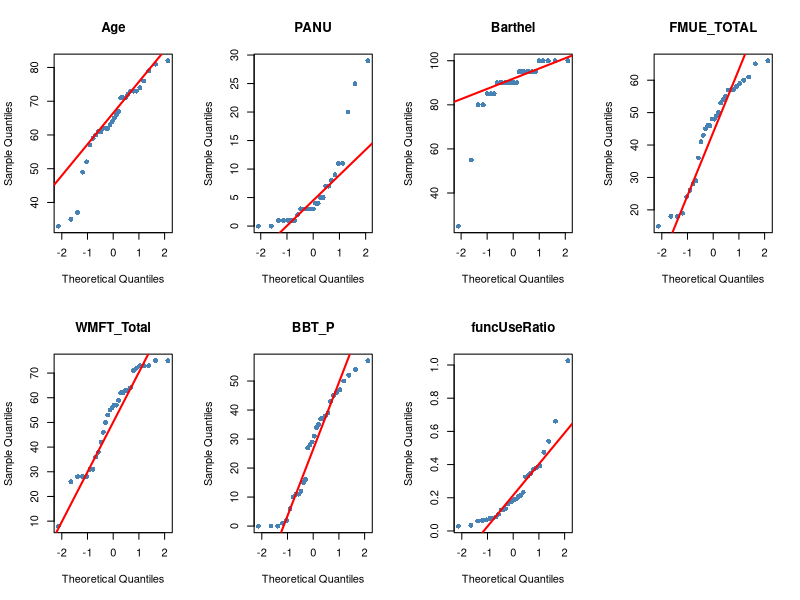
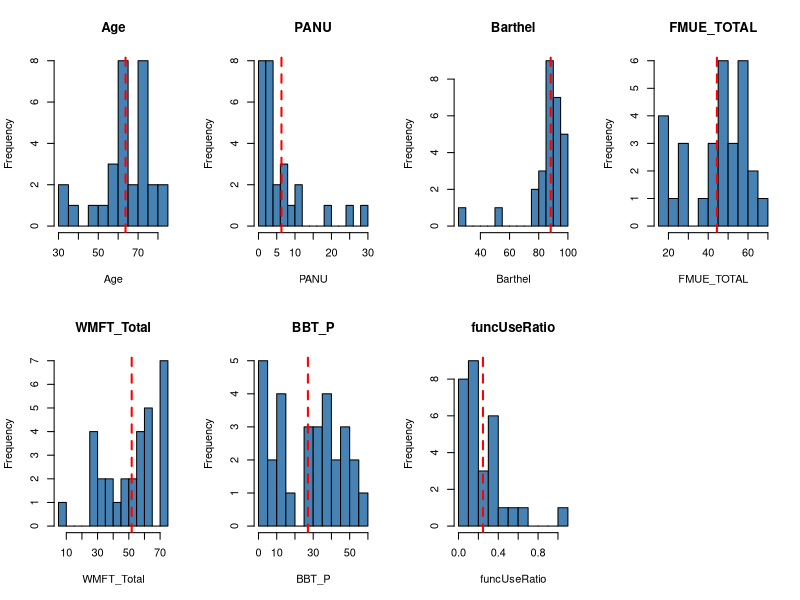
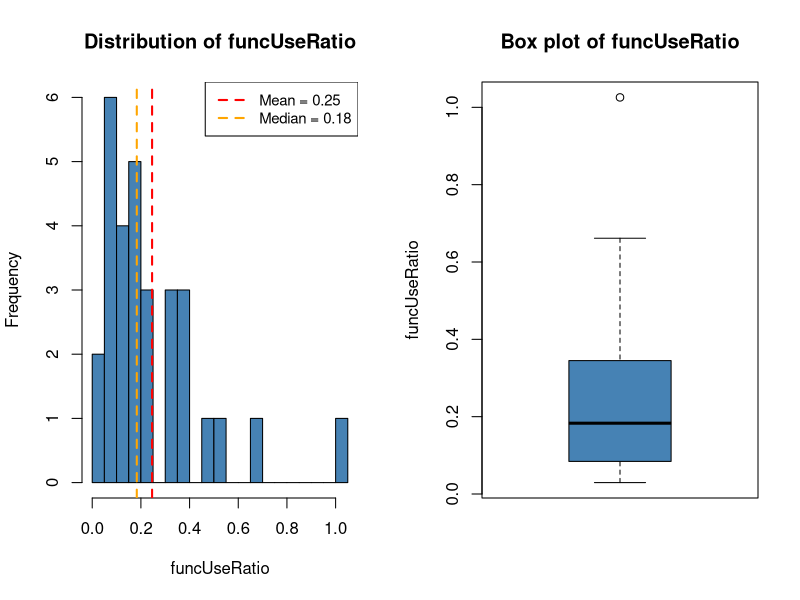

The R source for these figures, in order:
## ---- chunk 1
# Knit options: control how chunks appear in the final HTML
knitr::opts_chunk$set(
  echo = TRUE,          # show R code in the output
  warning = FALSE,      # hide warnings
  message = FALSE,      # hide package loading messages
  fig.width = 10,       # default figure width
  fig.height = 6        # default figure height
)
## ---- chunk 2
# Required packages
library(readr)      # read CSV files
library(ggplot2)    # nice plots
library(dplyr)      # data manipulation
library(corrplot)   # correlation heatmaps
library(knitr)      # nice tables with kable()

# Load the merged dataset produced by the Python notebook
merged_df <- read_csv("data/merged_dataset.csv")

# Quick check
cat("Dataset:", nrow(merged_df), "patients,", ncol(merged_df), "columns\n")
cat("Columns:", paste(names(merged_df), collapse = ", "), "\n")
## ---- chunk 3
# List the continuous variables we want to summarize
continuous_vars <- c("Age", "PANU", "Barthel", "FMUE_TOTAL",
                     "WMFT_Total", "BBT_P", "funcUseRatio")

# Build the summary table row by row
summary_stats <- data.frame(
  Variable = continuous_vars,
  N        = sapply(continuous_vars, function(v) sum(!is.na(merged_df[[v]]))),
  Mean     = sapply(continuous_vars, function(v) round(mean(merged_df[[v]], na.rm = TRUE), 2)),
  SD       = sapply(continuous_vars, function(v) round(sd(merged_df[[v]], na.rm = TRUE), 2)),
  Median   = sapply(continuous_vars, function(v) round(median(merged_df[[v]], na.rm = TRUE), 2)),
  Min      = sapply(continuous_vars, function(v) min(merged_df[[v]], na.rm = TRUE)),
  Max      = sapply(continuous_vars, function(v) max(merged_df[[v]], na.rm = TRUE))
)

# Display as a formatted HTML table
kable(summary_stats, caption = "Descriptive statistics of continuous variables")
## ---- chunk 4
cat("Sex distribution:\n")
print(table(merged_df$Sex))

cat("\nParesis side distribution:\n")
print(table(merged_df$Paresis))
## ---- chunk 5
normality_results <- data.frame(
  Variable = continuous_vars,
  W_statistic = NA,
  p_value = NA,
  Normal = NA
)

for (i in seq_along(continuous_vars)) {
  variable_name <- continuous_vars[i]
  values <- merged_df[[variable_name]][!is.na(merged_df[[variable_name]])]
  
  test_result <- shapiro.test(values)
  
  normality_results$W_statistic[i] <- round(test_result$statistic, 4)
  normality_results$p_value[i]     <- round(test_result$p.value, 4)
  normality_results$Normal[i]      <- ifelse(test_result$p.value >= 0.05, "Yes", "No")
}

kable(normality_results, caption = "Shapiro-Wilk normality test (alpha = 0.05)")
## ---- chunk 6
# Arrange 8 plots in a 2x4 grid
par(mfrow = c(2, 4))

for (variable_name in continuous_vars) {
  values <- merged_df[[variable_name]][!is.na(merged_df[[variable_name]])]
  
  qqnorm(values, main = variable_name,
         col = "steelblue", pch = 16)
  qqline(values, col = "red", lwd = 2)
}

# Reset to default single plot layout
par(mfrow = c(1, 1))
## ---- chunk 7
par(mfrow = c(2, 4))

for (variable_name in continuous_vars) {
  values <- merged_df[[variable_name]][!is.na(merged_df[[variable_name]])]
  
  hist(values,
       main = variable_name,
       xlab = variable_name,
       col = "steelblue",
       border = "black",
       breaks = 12)
  
  abline(v = mean(values), col = "red", lwd = 2, lty = 2)
}

par(mfrow = c(1, 1))
## ---- chunk 8
par(mfrow = c(1, 2))

# Histogram with mean and median
hist(merged_df$funcUseRatio,
     breaks = 15,
     col = "steelblue",
     border = "black",
     main = "Distribution of funcUseRatio",
     xlab = "funcUseRatio")

abline(v = mean(merged_df$funcUseRatio), col = "red",    lwd = 2, lty = 2)
abline(v = median(merged_df$funcUseRatio), col = "orange", lwd = 2, lty = 2)

legend("topright",
       legend = c(paste("Mean =", round(mean(merged_df$funcUseRatio), 2)),
                  paste("Median =", round(median(merged_df$funcUseRatio), 2))),
       col = c("red", "orange"),
       lty = 2, lwd = 2, cex = 0.9)

# Box plot
boxplot(merged_df$funcUseRatio,
        main = "Box plot of funcUseRatio",
        ylab = "funcUseRatio",
        col = "steelblue")

par(mfrow = c(1, 1))

# Key observation
shapiro_p <- shapiro.test(merged_df$funcUseRatio)$p.value
cat("Shapiro-Wilk p-value:", round(shapiro_p, 4), "\n")
cat("Mean:", round(mean(merged_df$funcUseRatio), 3), "\n")
cat("Median:", round(median(merged_df$funcUseRatio), 3), "\n")
cat("Since mean > median and p < 0.05 -> right-skewed, not normal.\n")
cat("Decision: use Spearman correlations (non-parametric).\n")
